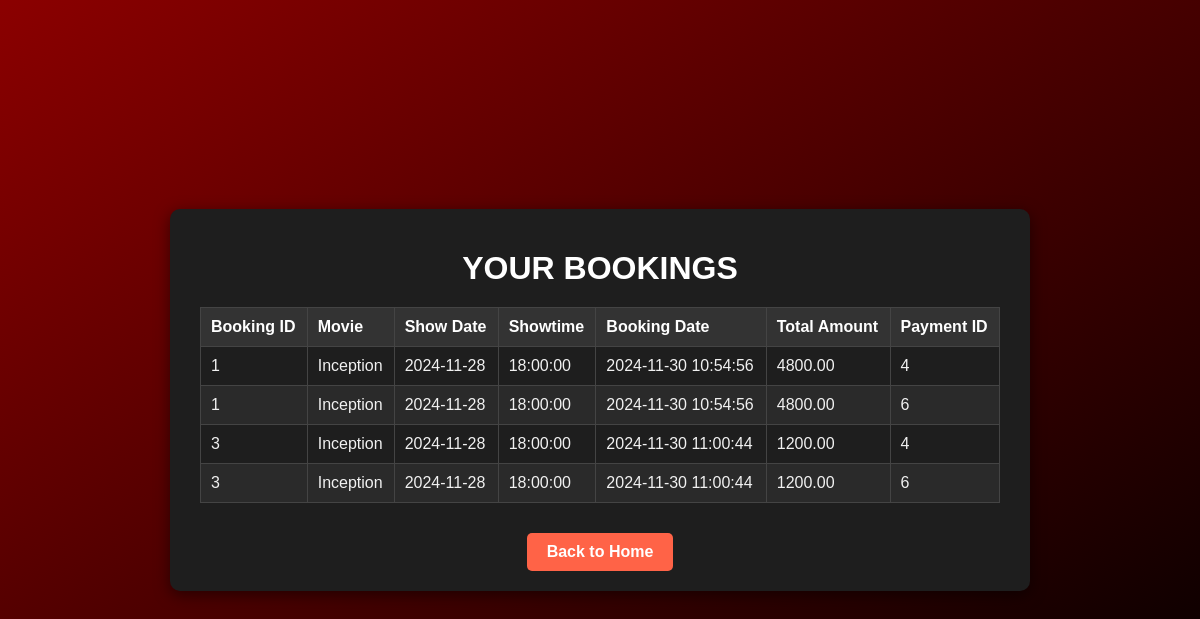
The app's page /bookings.php (signed in) with its own data.
### tables this page shows
CREATE TABLE `booking` (
  `booking_id` int(11) NOT NULL,
  `customer_id` int(11) NOT NULL,
  `showtime_id` int(11) NOT NULL,
  `booking_date` timestamp NOT NULL DEFAULT current_timestamp(),
  `total_amount` decimal(10,2) NOT NULL COMMENT 'Total amount paid',
  `payment_id` int(11) DEFAULT NULL
);

CREATE TABLE `movie` (
  `movie_id` int(11) NOT NULL,
  `title` varchar(150) NOT NULL,
  `genre` varchar(50) DEFAULT NULL,
  `release_date` date DEFAULT NULL,
  `duration` int(11) DEFAULT NULL COMMENT 'Duration in minutes',
  `intro` text DEFAULT NULL COMMENT 'Short introduction of the movie',
  `trailer_link` varchar(255) DEFAULT NULL COMMENT 'Link to the movie trailer',
  `photo_url` varchar(255) DEFAULT NULL COMMENT 'Link to the movie photo',
  `price` int(11) NOT NULL DEFAULT 800,
  `is_deleted` tinyint(1) DEFAULT 0
);

CREATE TABLE `showtime` (
  `showtime_id` int(11) NOT NULL,
  `theater_id` int(11) NOT NULL,
  `movie_id` int(11) NOT NULL,
  `show_date` date NOT NULL,
  `start_time` time NOT NULL,
  `end_time` time NOT NULL,
  `is_deleted` tinyint(1) DEFAULT 0
);

CREATE TABLE `payment` (
  `payment_id` int(11) NOT NULL,
  `customer_id` int(11) NOT NULL,
  `total_amount` decimal(10,2) NOT NULL,
  `payment_status` varchar(50) DEFAULT 'pending',
  `payment_date` datetime DEFAULT current_timestamp()
);

### bookings.php (the view, shortened to what this page needs)
<?php
include 'db_connect.php';
$user_id = $_SESSION['customer_id'];
$query = "SELECT b.booking_id, b.booking_date, b.total_amount, p.payment_id, m.title, s.show_date, s.start_time
          FROM booking b
          JOIN payment p ON p.customer_id=b.customer_id
          JOIN showtime s ON b.showtime_id = s.showtime_id
          JOIN movie m ON s.movie_id = m.movie_id
          WHERE b.customer_id = ?";
$stmt = $pdo->prepare($query);
$stmt->execute([$user_id]);
$bookings = $stmt->fetchAll(PDO::FETCH_ASSOC);
?>
<!DOCTYPE html>
<html lang="en">
<head>
    <link rel="stylesheet" href="assets/css/bookings.css">
</head>
<body>
    <div class="container">
        <h1>YOUR BOOKINGS</h1>
        <?php if (count($bookings) > 0): ?>
            <table>
                <thead>
                    <tr>
                        <th>Booking ID</th>
                        <th>Movie</th>
                        <th>Show Date</th>
                        <th>Showtime</th>
                        <th>Booking Date</th>
                        <th>Total Amount</th>
                        <th>Payment ID</th>
                    </tr>
                </thead>
                <tbody>
                    <?php foreach ($bookings as $booking): ?>
                        <tr>
                            <td><?php echo $booking['booking_id']; ?></td>
                            <td><?php echo $booking['title']; ?></td>
                            <td><?php echo $booking['show_date']; ?></td>
                            <td><?php echo $booking['start_time']; ?></td>
                            <td><?php echo $booking['booking_date']; ?></td>
                            <td><?php echo $booking['total_amount']; ?></td>
                            <td><?php echo $booking['payment_id']; ?></td>
                        </tr>
                    <?php endforeach; ?>
                </tbody>
            </table>
        <?php else: ?>
            <p>You have no bookings at the moment.</p>
        <?php endif; ?>
        <a href="index.php" class="back-btn">Back to Home</a>
    </div>
</body>
</html>

### assets/css/bookings.css (style rules this page uses)
body { font-family: 'Arial', sans-serif; background: linear-gradient(to bottom right, #8b0000, #000000); color: #f1f1f1; display: flex; justify-content: center; align-items: center; min-height: 100vh; margin: 0; }
.container { background-color: #1e1e1e; padding: 20px 30px; border-radius: 10px; box-shadow: 0px 4px 15px rgba(0, 0, 0, 0.5); width: 90%; max-width: 800px; text-align: center; }
h1 { color: white; margin-bottom: 20px; }
table { width: 100%; border-collapse: collapse; margin-bottom: 20px; }
table thead { background-color: #333; color: #fff; }
table th, table td { padding: 10px; text-align: left; border: 1px solid #444; }
table tr:nth-child(even) { background-color: #2a2a2a; }
.back-btn { display: inline-block; margin-top: 10px; padding: 10px 20px; background-color: #ff6347; color: white; text-decoration: none; border-radius: 5px; font-weight: bold; transition: background-color 0.3s; }

### records on screen
booking: booking_id "1", movie.title "Inception", showtime.show_date "2024-11-28", showtime.start_time "18:00:00", booking_date "2024-11-30 10:54:56", total_amount "4800.00", payment.payment_id "4", payment.payment_id "6"
booking: booking_id "3", movie.title "Inception", showtime.show_date "2024-11-28", showtime.start_time "18:00:00", booking_date "2024-11-30 11:00:44", total_amount "1200.00", payment.payment_id "4", payment.payment_id "6"
